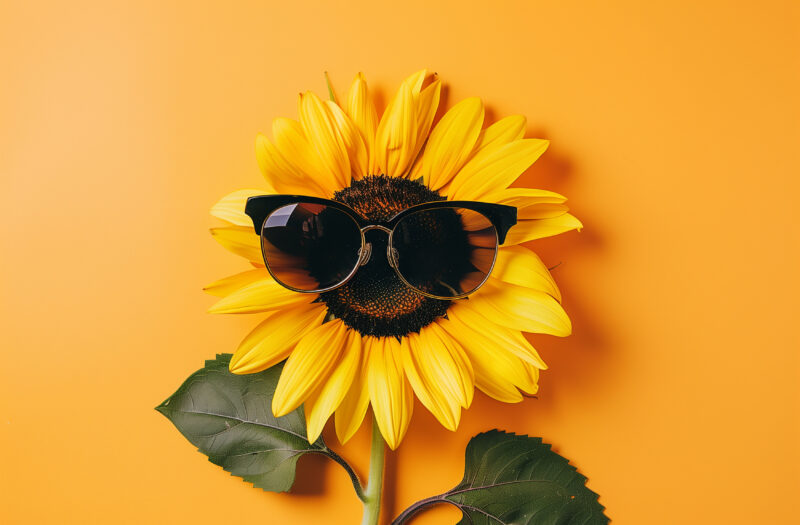
#> input picture ISR_Lab/Group-B/Assignment-3/123.jpg, 800 x 525 px, found by its file name
$ jupyter execute --allow-errors 'B3-Feature Extraction.ipynb'   (older library calls are emulated)
#> lines starting #> are read from the running program, lines starting #| are printed output that depends on the picture
# B_A3_Feature_Extraction

[cell 1]
import cv2
import numpy as np
import matplotlib.pyplot as plt
from skimage import io

[cell 2]
image_path = "123.jpg" # Replace with your image path
image = cv2.imread(image_path)
#> image is the input picture: shape (525, 800, 3); mean B, G, R 51.6, 155.2, 219.9
image_rgb = cv2.cvtColor(image, cv2.COLOR_BGR2RGB)

[cell 3]
def plot_color_histogram(image):
    color = ('r', 'g', 'b')
    plt.figure(figsize=(12, 6))
    for i, col in enumerate(color):
        hist = cv2.calcHist([image], [i], None, [256], [0, 256])
        plt.plot(hist, color=col)
        plt.xlim([0, 256])
    plt.title('Color Histogram')
    plt.xlabel('Pixel Intensity')
    plt.ylabel('Frequency')
    plt.show()

[cell 4]
# Plot color histogram
plot_color_histogram(image_rgb)
#> in plot_color_histogram, `plt.show()`:
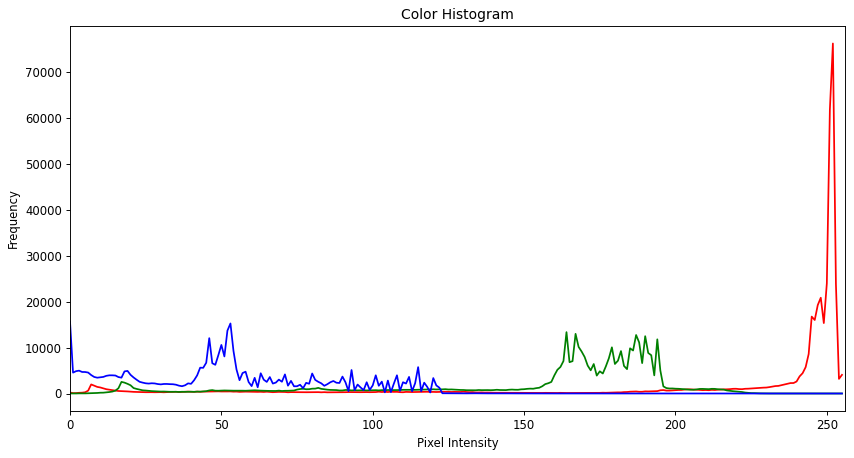
#> figure drawn by matplotlib, 1 panel; curve peaks at x = 252, y = 76105; curve peaks at x = 164, y = 13347; curve peaks at x = 0, y = 15653

[cell 5]
def plot_glcm_texture_features(image):
    # Convert to grayscale
    gray = cv2.cvtColor(image, cv2.COLOR_BGR2GRAY)

    # Calculate GLCM
    glcm = greycomatrix(gray, distances=[1], angles=[0], levels=256, symmetric=True, normed=True)

    # Extract texture features
    contrast = greycoprops(glcm, 'contrast')[0, 0]
    dissimilarity = greycoprops(glcm, 'dissimilarity')[0, 0]
    homogeneity = greycoprops(glcm, 'homogeneity')[0, 0]
    energy = greycoprops(glcm, 'energy')[0, 0]
    correlation = greycoprops(glcm, 'correlation')[0, 0]

    # Plot Texture Feature Values
    texture_features = [contrast, dissimilarity, homogeneity, energy, correlation]
    feature_names = ['Contrast', 'Dissimilarity', 'Homogeneity', 'Energy', 'Correlation']

    plt.figure(figsize=(12, 6))
    plt.bar(feature_names, texture_features, color='skyblue')
    plt.title('Texture Features using GLCM')
    plt.xlabel('Texture Feature')
    plt.ylabel('Value')
    plt.show()

#> (a cell that did not finish here is left out)

#> in plot_glcm_texture_features, `gray = cv2.cvtColor(image, cv2.COLOR_BGR2GRAY)`:
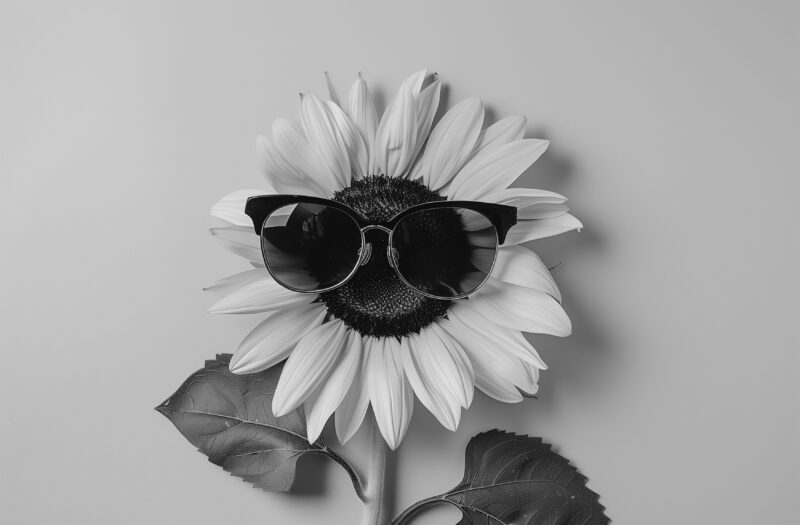
#> gray: shape (525, 800); min 0, max 228, mean 162.8

[cell 7]
from PIL import Image
import os
import matplotlib.pyplot as plt

def color_to_rgb(alpha, red, green, blue):
    # Convert individual alpha, red, green, and blue components to a single integer representing the RGB value
    new_pixel = 0
    new_pixel += alpha
    new_pixel = (new_pixel << 8) + red
    new_pixel = (new_pixel << 8) + green
    new_pixel = (new_pixel << 8) + blue
    return new_pixel

def image_histogram(input_image):
    # Create a new image to store the modified version
    red_graph = Image.new('RGB', input_image.size)
    pixels = input_image.load()

    for i in range(input_image.width):
        for j in range(input_image.height):
            # Get the pixel's red, green, and blue components
            r, g, b = pixels[i, j]

            # Set the pixel in the new image, modifying it to keep only the blue component
            red_graph.putpixel((i, j), (0, 0, b))

    return red_graph

def write_image(output, image):
    # Save the modified image
    image.save(f"{output}.jpg")

def display_image(image, title):
    # Convert image to RGB for display and show using matplotlib
    plt.imshow(image)
    plt.title(title)
    plt.axis('off')  # Hide the axis
    plt.show()

if __name__ == "__main__":
    # Load the original image
    image_path = "123.jpg"

    if not os.path.exists(image_path):
        raise FileNotFoundError(f"Image file not found at {image_path}")

    original_image = Image.open(image_path)

    # Apply histogram extraction (modifying the blue component)
    answer_image = image_histogram(original_image)
#> in image_histogram, `red_graph = Image.new('RGB', input_image.size)`: red_graph: PIL image 800x525 RGB; every value is 0
#> after the loop in image_histogram, `for i in range(input_image.width):`:
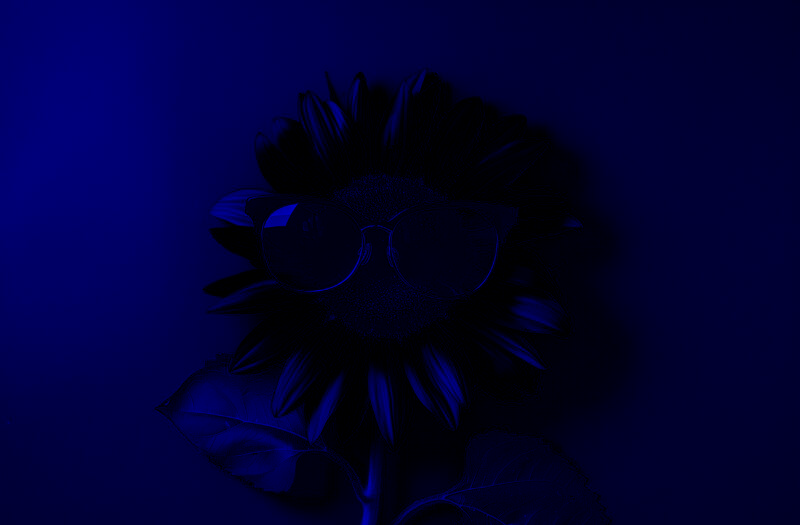
#> red_graph: PIL image 800x525 RGB; mean R, G, B 0, 0, 51.6

    # Display the original and modified images
    display_image(original_image, "Original Image")
    display_image(answer_image, "Modified Image (Blue Component)")

    # Write the output image
    write_image("featureExtraction", answer_image)

[cell 8]
from PIL import Image
import matplotlib.pyplot as plt
import numpy as np
import os

def extract_color_histogram(image):
    """
    Extracts and returns color histograms for R, G, B channels of the image.
    """
    # Convert image to numpy array for easier processing
    img_array = np.array(image)

    # Split the image into R, G, B channels
    red_channel = img_array[:, :, 0]
    green_channel = img_array[:, :, 1]
    blue_channel = img_array[:, :, 2]

    # Calculate histograms for each color channel
    red_hist = np.histogram(red_channel, bins=256, range=(0, 256))[0]
    green_hist = np.histogram(green_channel, bins=256, range=(0, 256))[0]
    blue_hist = np.histogram(blue_channel, bins=256, range=(0, 256))[0]

    return red_hist, green_hist, blue_hist

def plot_histogram(red_hist, green_hist, blue_hist):
    """
    Plots the histograms for R, G, B channels.
    """
    # Create a figure with three subplots, one for each channel
    plt.figure(figsize=(12, 6))

    # Plot Red Histogram
    plt.subplot(1, 3, 1)
    plt.plot(red_hist, color='red')
    plt.title('Red Channel Histogram')
    plt.xlabel('Pixel Intensity')
    plt.ylabel('Frequency')

    # Plot Green Histogram
    plt.subplot(1, 3, 2)
    plt.plot(green_hist, color='green')
    plt.title('Green Channel Histogram')
    plt.xlabel('Pixel Intensity')
    plt.ylabel('Frequency')

    # Plot Blue Histogram
    plt.subplot(1, 3, 3)
    plt.plot(blue_hist, color='blue')
    plt.title('Blue Channel Histogram')
    plt.xlabel('Pixel Intensity')
    plt.ylabel('Frequency')

    # Display the histograms
    plt.tight_layout()
    plt.show()

def main():
    # Load the original image
    image_path = "123.jpg"

    if not os.path.exists(image_path):
        raise FileNotFoundError(f"Image file not found at {image_path}")

    original_image = Image.open(image_path)

    # Extract color histograms from the image
    red_hist, green_hist, blue_hist = extract_color_histogram(original_image)
#> in extract_color_histogram, `red_channel = img_array[:, :, 0]`:
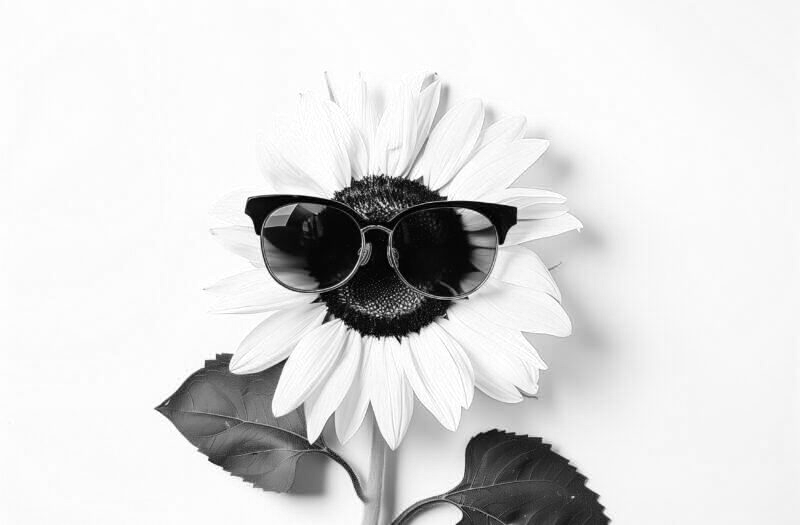
#> red_channel: shape (525, 800); min 0, max 255, mean 219.9
#> in extract_color_histogram, `green_channel = img_array[:, :, 1]`:
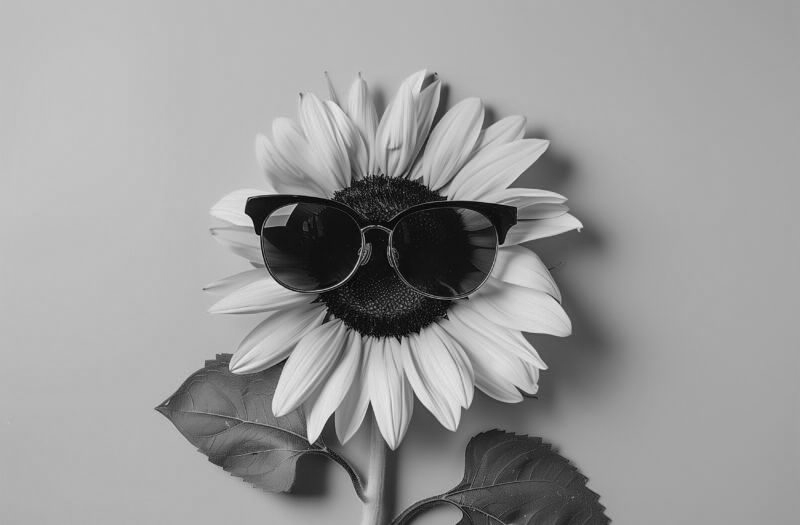
#> green_channel: shape (525, 800); min 0, max 239, mean 155.2
#> in extract_color_histogram, `blue_channel = img_array[:, :, 2]`:
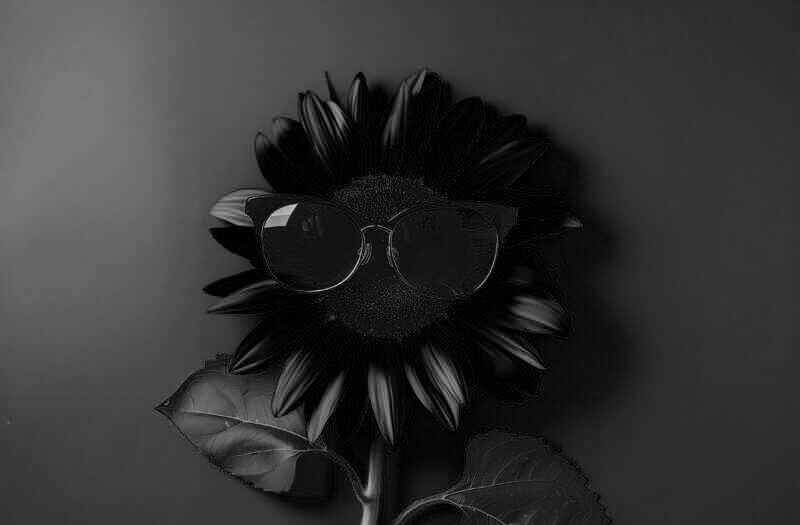
#> blue_channel: shape (525, 800); min 0, max 203, mean 51.6
#> in extract_color_histogram, `red_hist = np.histogram(red_channel, bins=256, range=(0, 256))[0]`: red_hist = 256 values, max 76105 at index 252, min 77 at index 1, mean 1640.6
#> in extract_color_histogram, `green_hist = np.histogram(green_channel, bins=256, range=(0, 256))[0]`: green_hist = 256 values, max 13347 at index 164, min 0 at index 240, mean 1640.6
#> in extract_color_histogram, `blue_hist = np.histogram(blue_channel, bins=256, range=(0, 256))[0]`: blue_hist = 256 values, max 15653 at index 0, min 0 at index 198, mean 1640.6

    # Plot histograms for each color channel
    plot_histogram(red_hist, green_hist, blue_hist)

if __name__ == "__main__":
    main()
#> in plot_histogram, `plt.show()`:
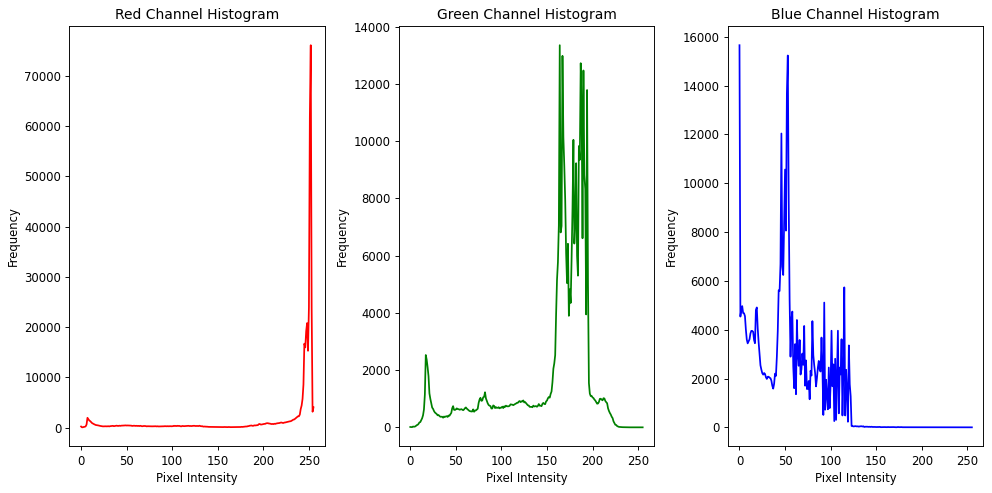
#> figure drawn by matplotlib, 3 panels; panel 1: curve peaks at x = 252, y = 76105; panel 2: curve peaks at x = 164, y = 13347; panel 3: curve peaks at x = 0, y = 15653
